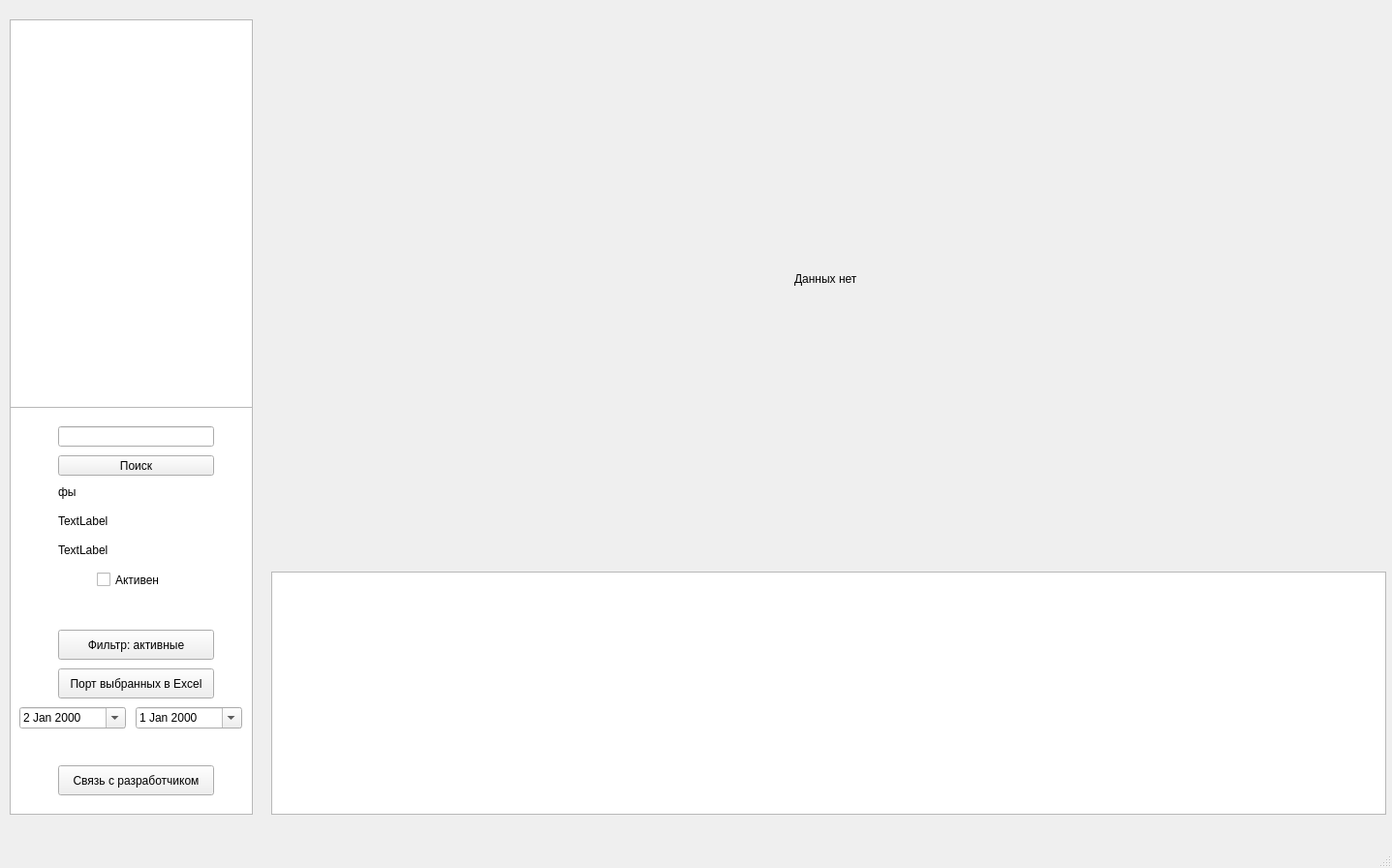
<?xml version="1.0" encoding="UTF-8"?>
<ui version="4.0">
 <class>MainWindow</class>
 <widget class="QMainWindow" name="MainWindow">
  <property name="geometry">
   <rect>
    <x>0</x>
    <y>0</y>
    <width>1437</width>
    <height>896</height>
   </rect>
  </property>
  <property name="windowTitle">
   <string>Водоканал OPC-клиент</string>
  </property>
  <widget class="QWidget" name="centralwidget">
   <widget class="QGraphicsView" name="graphicsView">
    <property name="geometry">
     <rect>
      <x>10</x>
      <y>20</y>
      <width>251</width>
      <height>821</height>
     </rect>
    </property>
   </widget>
   <widget class="QTableView" name="tableView">
    <property name="geometry">
     <rect>
      <x>280</x>
      <y>590</y>
      <width>1151</width>
      <height>251</height>
     </rect>
    </property>
   </widget>
   <widget class="QListWidget" name="listWidget">
    <property name="geometry">
     <rect>
      <x>10</x>
      <y>20</y>
      <width>251</width>
      <height>401</height>
     </rect>
    </property>
    <property name="selectionMode">
     <enum>QAbstractItemView::ExtendedSelection</enum>
    </property>
   </widget>
   <widget class="QCheckBox" name="checkBox">
    <property name="geometry">
     <rect>
      <x>100</x>
      <y>590</y>
      <width>70</width>
      <height>17</height>
     </rect>
    </property>
    <property name="text">
     <string>Активен</string>
    </property>
   </widget>
   <widget class="QWidget" name="widget" native="true">
    <property name="geometry">
     <rect>
      <x>280</x>
      <y>10</y>
      <width>1151</width>
      <height>571</height>
     </rect>
    </property>
   </widget>
   <widget class="QPushButton" name="pushButton">
    <property name="geometry">
     <rect>
      <x>60</x>
      <y>470</y>
      <width>161</width>
      <height>21</height>
     </rect>
    </property>
    <property name="text">
     <string>Поиск</string>
    </property>
   </widget>
   <widget class="QPushButton" name="pushButton_2">
    <property name="geometry">
     <rect>
      <x>60</x>
      <y>650</y>
      <width>161</width>
      <height>31</height>
     </rect>
    </property>
    <property name="text">
     <string>Фильтр: активные</string>
    </property>
   </widget>
   <widget class="QPushButton" name="pushButton_3">
    <property name="geometry">
     <rect>
      <x>60</x>
      <y>690</y>
      <width>161</width>
      <height>31</height>
     </rect>
    </property>
    <property name="text">
     <string>Порт выбранных в Excel</string>
    </property>
   </widget>
   <widget class="QLineEdit" name="lineEdit">
    <property name="geometry">
     <rect>
      <x>60</x>
      <y>440</y>
      <width>161</width>
      <height>21</height>
     </rect>
    </property>
   </widget>
   <widget class="QLabel" name="label">
    <property name="geometry">
     <rect>
      <x>820</x>
      <y>280</y>
      <width>331</width>
      <height>16</height>
     </rect>
    </property>
    <property name="text">
     <string>Данных нет</string>
    </property>
   </widget>
   <widget class="QPushButton" name="pushButton_4">
    <property name="geometry">
     <rect>
      <x>60</x>
      <y>790</y>
      <width>161</width>
      <height>31</height>
     </rect>
    </property>
    <property name="text">
     <string>Связь с разработчиком</string>
    </property>
   </widget>
   <widget class="QLabel" name="label_2">
    <property name="geometry">
     <rect>
      <x>60</x>
      <y>500</y>
      <width>161</width>
      <height>16</height>
     </rect>
    </property>
    <property name="text">
     <string>фы</string>
    </property>
   </widget>
   <widget class="QLabel" name="label_3">
    <property name="geometry">
     <rect>
      <x>60</x>
      <y>530</y>
      <width>161</width>
      <height>16</height>
     </rect>
    </property>
    <property name="text">
     <string>TextLabel</string>
    </property>
   </widget>
   <widget class="QLabel" name="label_4">
    <property name="geometry">
     <rect>
      <x>60</x>
      <y>560</y>
      <width>161</width>
      <height>16</height>
     </rect>
    </property>
    <property name="text">
     <string>TextLabel</string>
    </property>
   </widget>
   <widget class="QDateEdit" name="dateEdit">
    <property name="geometry">
     <rect>
      <x>20</x>
      <y>730</y>
      <width>110</width>
      <height>22</height>
     </rect>
    </property>
    <property name="dateTime">
     <datetime>
      <hour>0</hour>
      <minute>0</minute>
      <second>0</second>
      <year>2000</year>
      <month>1</month>
      <day>2</day>
     </datetime>
    </property>
    <property name="calendarPopup">
     <bool>true</bool>
    </property>
   </widget>
   <widget class="QDateEdit" name="dateEdit_2">
    <property name="geometry">
     <rect>
      <x>140</x>
      <y>730</y>
      <width>110</width>
      <height>22</height>
     </rect>
    </property>
    <property name="calendarPopup">
     <bool>true</bool>
    </property>
   </widget>
  </widget>
  <widget class="QMenuBar" name="menubar">
   <property name="geometry">
    <rect>
     <x>0</x>
     <y>0</y>
     <width>1437</width>
     <height>21</height>
    </rect>
   </property>
  </widget>
  <widget class="QStatusBar" name="statusbar"/>
 </widget>
 <resources/>
 <connections/>
</ui>
